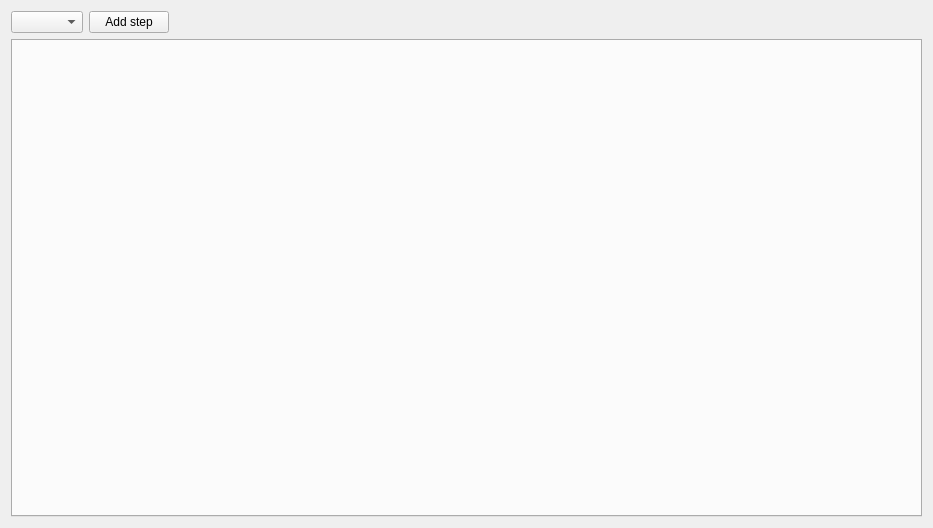
<?xml version="1.0" encoding="UTF-8"?>
<ui version="4.0">
 <class>FilterAndRefine</class>
 <widget class="QWidget" name="FilterAndRefine">
  <property name="geometry">
   <rect>
    <x>0</x>
    <y>0</y>
    <width>933</width>
    <height>528</height>
   </rect>
  </property>
  <property name="windowTitle">
   <string>Form</string>
  </property>
  <layout class="QVBoxLayout" name="verticalLayout">
   <item>
    <layout class="QHBoxLayout" name="horizontalLayout">
     <item>
      <widget class="QComboBox" name="pluginComboBox">
       <property name="sizeAdjustPolicy">
        <enum>QComboBox::AdjustToContents</enum>
       </property>
      </widget>
     </item>
     <item>
      <widget class="QPushButton" name="addStepButton">
       <property name="text">
        <string>Add step</string>
       </property>
      </widget>
     </item>
     <item>
      <spacer name="horizontalSpacer">
       <property name="orientation">
        <enum>Qt::Horizontal</enum>
       </property>
       <property name="sizeHint" stdset="0">
        <size>
         <width>40</width>
         <height>20</height>
        </size>
       </property>
      </spacer>
     </item>
    </layout>
   </item>
   <item>
    <widget class="QTabWidget" name="tabWidget">
     <property name="documentMode">
      <bool>false</bool>
     </property>
     <property name="tabsClosable">
      <bool>true</bool>
     </property>
    </widget>
   </item>
  </layout>
 </widget>
 <resources/>
 <connections/>
</ui>
